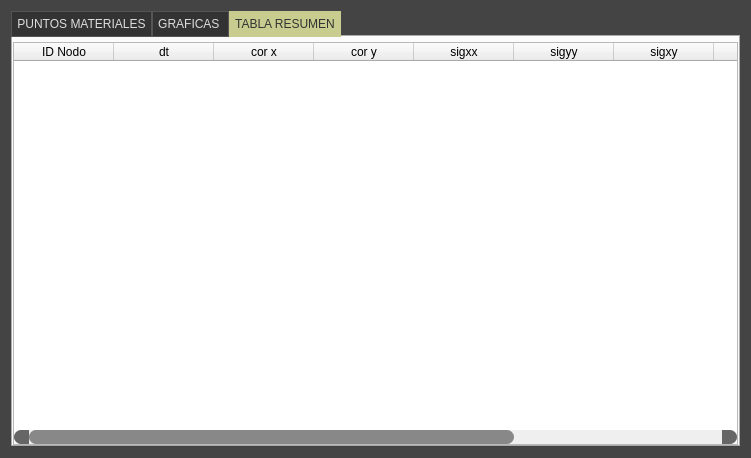
<?xml version="1.0" encoding="UTF-8"?>
<ui version="4.0">
 <class>FormResult</class>
 <widget class="QWidget" name="FormResult">
  <property name="geometry">
   <rect>
    <x>0</x>
    <y>0</y>
    <width>751</width>
    <height>458</height>
   </rect>
  </property>
  <property name="windowTitle">
   <string>Form</string>
  </property>
  <property name="styleSheet">
   <string notr="true">/*Colores primarios*/
/* 
gris oscuro #222222 #333333 #444444
gris claro #999999 #DDDDDD
verde claro #C8CC8E
vinotinto #742427
*/
/*Colores secundarios */
/* 
Azules #36C9C6 #00BDB9 #77ACA2
rojos #910D3F #C70039 #F94646
naranjas #D34E24 #F28123 #F7F052
*/

/* Funetes/*

/*
italic: font: italic 9pt &quot;Ubuntu&quot;;
regular: font: 9pt &quot;Ubuntu&quot;;
light: font: 300 9pt &quot;Ubuntu&quot;;
medium: font: 500 9pt &quot;Ubuntu&quot;;
bold: font: 700 9pt &quot;Ubuntu&quot;;
*/

/*
border-top-left-radius: 5px;
border-top-right-radius: 5px;
border-top-left-radius: 5px;
border-bottom-left-radius: 5px
border: none;
padding: 2px 0px;
*/


/****************************************************************************************************************************************************/



#FormResult{
background: #444444;
}

/*#################################################################*/
/*####################       FRAME HIDE       ###########################*/
/*#################################################################*/

QFrame#frame_hide{
background: transparent;
border-top-left-radius: 8px;
}
QFrame#frame_hide2{
background: #222222;
border-top-left-radius: 8px;
}
QToolButton#toolButton_hideShow{
background-color: transparent;
}



/*#################################################################*/
/*####################       FRAME boundary       ###########################*/
/*#################################################################*/
QFrame#frame_boundary{
background: transparent;
}
QFrame#frame_title{
background: #222222;
border-top-right-radius: 8px;
}
QLabel#label_cardBoundaryTitle{
font: 700 9pt &quot;Ubuntu&quot;;
color: #DDDDDD;
}
QFrame#frame_boundarySubTitle0,
QFrame#frame_boundarySubTitle1,
QFrame#frame_boundarySubTitle2,
QFrame#frame_boundarySubTitle3{
background: #222222;
border-radius:2px;
}



/*###########################################################################*/
/*################      FRAME MALLA REGULAR CUADRILÁTERO       ######################*/
/*###########################################################################*/













QToolButton#toolButton_cardBoundaryDraw7,
QToolButton#toolButton_cardBoundaryDraw5,
QToolButton#toolButton_cardBoundaryDraw6{
background-color: transparent;
border: 1px solid #222222;
border-radius: 3px;
margin-left: 4px;
}


QToolButton#toolButton_cardBoundaryDraw7:hover,
QToolButton#toolButton_cardBoundaryDraw5:hover, 
QToolButton#toolButton_cardBoundaryDraw6:hover{ 
background-color: #444444;
}
QToolButton#toolButton_cardBoundaryDraw7:pressed,
QToolButton#toolButton_cardBoundaryDraw5:pressed,
QToolButton#toolButton_cardBoundaryDraw6:pressed{
border-top: 2px solid #222222;
border-left: 2px solid #222222;
}  





/*###########################################################*/
/*###############          FRAME LISTA MALLAS         ##################*/
/*###########################################################*/

QScrollArea#scrollArea,
#verticalLayout_containerCardBoundary,
#scrollAreaWidgetContents{
background-color: transparent;
}


/*###########################################################*/
/*################                 FRAME MSN          #####################*/
/*###########################################################*/


QLabel#label_msn{
font: 500 10pt &quot;Ubuntu&quot;;
color: #333333;
}




/*######################      SCROLL BAR    VERTICAL  ############################*/

QScrollBar:vertical {    
	border: none;
    width: 14px;
	border-radius: 0px;
	margin: 15px 0px 15px 0px;
}



QScrollBar::handle:vertical {
    background-color: #888888;
    min-height: 14px;
	border-radius: 7px;
}
QScrollBar::handle:vertical:hover {
    background-color: #777777;
}
QScrollBar::handle:vertical:pressed {
    background-color: #666666;
}

/*TOP*/
QScrollBar::sub-line:vertical{
    background-color: #666666;
	border: none;
	border-top-left-radius: 7px;
	border-top-right-radius: 7px;
	height: 15px;
	subcontrol-position: top;
	subcontrol-origin: margin;
}


QScrollBar::sub-line:vertical:hover{
    background-color: #777777;
}
QScrollBar::sub-line:vertical:pressed{
    background-color: #666666;
}

/*BOTTON*/
QScrollBar::add-line:vertical{
    background-color: #444444;
	border: none;	
	border-bottom-left-radius: 7px;
	border-bottom-right-radius: 7px;
	height: 15px;
	subcontrol-position: bottom;
	subcontrol-origin: margin;
}


QScrollBar::add-line:vertical:hover{
    background-color: #777777;
}
QScrollBar::add-line:vertical:pressed{
   background-color: #666666;
}


QScrollBar::up-arrow:vertical,QScrollBar::down-arrow:vertical{
background: none;
}
QScrollBar::add-page:vertical,QScrollBar::sub-page:vertical{
background: none;
}


/*######################      SCROLL BAR    HORIZONTAL  ############################*/

QScrollBar:horizontal{
height: 14px;
border: none;
border-radius: 0px;
margin: 0px 15px 0px 15px;
}


/*Deslizador*/
QScrollBar::handle:horizontal {
    background-color: #888888;
	border-radius: 7px;
	min-width: 14px;
}
QScrollBar::handle:horizontal:hover {
    background-color: #777777;
}
QScrollBar::handle:horizontal:pressed {
    background-color: #666666;
}
  
QScrollBar::sub-line:horizontal{
background-color: #666666;
border: none;
border-top-left-radius: 7px;
border-bottom-left-radius: 7px;
width: 15px;
subcontrol-position: left;
subcontrol-origin: margin;
}


QScrollBar::sub-line:horizontal:hover{
    background-color: #777777;
}
QScrollBar::sub-line:horizontal:pressed{
    background-color: #666666;
}

QScrollBar::add-line:horizontal{
    background-color: #666666;
	border: none;	
	border-top-right-radius: 7px;
	border-bottom-right-radius: 7px;
	width: 15px;
	subcontrol-position: right;
	subcontrol-origin: margin;
}

QScrollBar::add-line:horizontal:hover{
    background-color: #777777;
}QScrollBar::add-line:vertical:pressed{
    background-color: #666666;
}


QScrollBar::up-arrow:horizontal,QScrollBar::down-arrow:horizontal{
background: none;
}
QScrollBar::add-page:horizontal,QScrollBar::sub-page:horizontal{
background: none;
}






QDoubleSpinBox[QDoubleSpinBoxStyle=&quot;1&quot;]{
font: 9pt &quot;Ubuntu&quot;;
color: #DDDDDD;
background-color: #444444;
border-radius: 2px ;
padding-right: 6px;
padding-left: 6px;

}

/*◘◘◘◘◘◘◘◘◘◘◘◘◘◘◘◘◘◘           QPushButtonStyle           ◘◘◘◘◘◘◘◘◘◘◘◘◘◘◘◘◘◘◘◘◘◘◘*/





/*******************************************/
QPushButton[QPushButtonStyle=&quot;1&quot;]{
font: 500 10pt &quot;Ubuntu&quot;;
color: #222222;
background-color: #77ACA2;
border: none;
padding: 6px 25px;
border-radius: 6px ;
}
QPushButton[QPushButtonStyle=&quot;1&quot;]:hover{
background-color: #36C9C6;
}


/*****************************************/
QPushButton[QPushButtonStyle=&quot;2&quot;]{
font: 500 10pt &quot;Ubuntu&quot;;
color: #DDDDDD;
background-color: #910D3F;
border: none;
padding: 6px 5px;
border-radius: 6px ;
}
QPushButton[QPushButtonStyle=&quot;2&quot;]:hover{
background-color: #C70039;
}

/*****************************************/
QPushButton[QPushButtonStyle=&quot;3&quot;]{
font: 500 10pt &quot;Ubuntu&quot;;
color: #333;
background-color: #aaa;
border: none;
padding: 6px 5px;
border-radius: 6px ;
}
QPushButton[QPushButtonStyle=&quot;3&quot;]:hover{
background-color: #ddd;
}









/*◘◘◘◘◘◘◘◘◘◘◘◘◘◘◘◘◘◘           QToolButton           ◘◘◘◘◘◘◘◘◘◘◘◘◘◘◘◘◘◘◘◘◘◘◘*/



QToolButton[QToolButtonStyle=&quot;0&quot;]{
background-color: transparent;
border: 1px solid #222222;
border-radius: 3px;
margin-left: 1px;
}

QToolButton[QToolButtonStyle=&quot;0&quot;]:hover{ 
background-color: #444444;
}

QToolButton[QToolButtonStyle=&quot;0&quot;]:pressed{
border-top: 2px solid #222222;
border-left: 2px solid #222222;
}  


QToolButton[QToolButtonStyle=&quot;1&quot;]{
background-color: transparent;
border: 1px solid #222222;
border-radius: 3px;
margin-left: 4px;
}

QToolButton[QToolButtonStyle=&quot;1&quot;]:hover{ 
background-color: #444444;
}

QToolButton[QToolButtonStyle=&quot;1&quot;]:pressed{
border-top: 2px solid #222222;
border-left: 2px solid #222222;
}  


QToolButton[QToolButtonStyle=&quot;4&quot;]{

background-color: #77ACA2;
border: 1px solid #222222;
border-radius: 3px;
margin-left: 4px;
}

QToolButton[QToolButtonStyle=&quot;4&quot;]:hover{ 
background-color: #444444;
}

QToolButton[QToolButtonStyle=&quot;4&quot;]:pressed{
border-top: 2px solid #222222;
border-left: 2px solid #222222;
}  






/*******************************************/
QToolButton[QToolButtonStyle=&quot;2&quot;]{
font: 500 10pt &quot;Ubuntu&quot;;
color: #222222;
background-color: #77ACA2;
border: none;
padding: 6px 25px;
border-radius: 8px ;
}
QToolButton[QToolButtonStyle=&quot;2&quot;]:hover{
background-color: #36C9C6;
}


/*****************************************/
QToolButton[QToolButtonStyle=&quot;3&quot;]{
font: 500 10pt &quot;Ubuntu&quot;;
color: #DDDDDD;
background-color: #910D3F;
border: none;
padding: 6px 5px;
border-radius: 8px ;
}
QToolButton[QToolButtonStyle=&quot;3&quot;]:hover{
background-color: #C70039;
}




/* 
Azules #36C9C6 #00BDB9 #77ACA2
rojos #910D3F #C70039 #F94646
naranjas #D34E24 #F28123 #F7F052
*/
/*******************************************/
QToolButton[QToolButtonStyle=&quot;5&quot;],
QToolButton[QToolButtonStyle=&quot;6&quot;],
QToolButton[QToolButtonStyle=&quot;7&quot;],
QToolButton[QToolButtonStyle=&quot;8&quot;] {
    font: 500 10pt &quot;Ubuntu&quot;;    
    padding: 4px 20px;
	border: 2px solid #C8CC8E;
    
}

QToolButton[QToolButtonStyle=&quot;5&quot;] {
    background-color: transparent;    
	border-top-left-radius: 10px;
	border-top-right-radius: 0px;
	border-bottom-right-radius: 0px;
	border-bottom-left-radius: 10px;
	color: #DDDDDD;
}

QToolButton[QToolButtonStyle=&quot;6&quot;] {
    background-color: #C8CC8E;
	border-top-left-radius: 10px;
	border-top-right-radius: 0px;
	border-bottom-right-radius: 0px;
	border-bottom-left-radius: 10px;
	color: #222222;
}

QToolButton[QToolButtonStyle=&quot;7&quot;] {
    background-color: transparent;
	border-top-left-radius: 0px;
	border-top-right-radius: 10px;
	border-bottom-right-radius: 10px;
	border-bottom-left-radius: 0px;
	color: #DDDDDD;
}

QToolButton[QToolButtonStyle=&quot;8&quot;] {
    background-color: #C8CC8E;
	border-top-left-radius: 0px;
	border-top-right-radius: 10px;
	border-bottom-right-radius: 10px;
	border-bottom-left-radius: 0px;
	color: #222222;
}




/*◘◘◘◘◘◘◘◘◘◘◘◘◘◘◘◘◘◘           QLineEdit           ◘◘◘◘◘◘◘◘◘◘◘◘◘◘◘◘◘◘◘◘◘◘◘*/




QLineEdit[QLineEditStyle=&quot;1&quot;]{
font: 9pt &quot;Ubuntu&quot;;
color: #DDDDDD;
background-color: #444444;
border-radius: 2px ;
padding-right: 6px;
padding-left: 6px;

}

QLineEdit[QLineEditStyle='1']::placeholder { color: #FF0000; }
QLineEdit[QLineEditStyle=&quot;1&quot;]::placeholder{
color: #777777;

}

QLineEdit[QLineEditStyle=&quot;2&quot;]{
font: 9pt &quot;Ubuntu&quot;;
color: #DDDDDD;
background-color: #333333;
border: 1px solid #444444;
border-radius: 2px ;
padding-right: 6px;
padding-left: 6px;

}



QLineEdit#lineEdit_textBoundary3{
font: 7pt &quot;Ubuntu&quot;;
color: #DDDDDD;
background-color: #333333;
border: 1px solid #444444;
border-radius: 2px ;
padding-right: 2px;
padding-left: 2px;

}


/*
QLineEdit#lineEdit_textMesh3,
QLineEdit#lineEdit_textMesh5{
color: #888888;
}
*/


/*◘◘◘◘◘◘◘◘◘◘◘◘◘◘◘◘◘◘           QFrame          ◘◘◘◘◘◘◘◘◘◘◘◘◘◘◘◘◘◘◘◘◘◘◘*/

QFrame[QFrameSubTitleStyle=&quot;1&quot;] {
background: #222222;
border-radius:2px;
}

QFrame[QFrameStyle=&quot;1&quot;] {
background: #333333;
border-radius:2px;
}


QFrame[QFrameStyle=&quot;2&quot;] {
background: #eee;
border-radius:10px;
border: 1px solid #808080;
padding: 5px;
margin: 5px;
}

/*◘◘◘◘◘◘◘◘◘◘◘◘◘◘◘◘◘◘           QTableWidget          ◘◘◘◘◘◘◘◘◘◘◘◘◘◘◘◘◘◘◘◘◘◘◘*/



QTableWidget[QTableWidgetStyle=&quot;1&quot;] {
background: #eee;
border-radius:10px;
border: 1px solid #808080;
padding: 5px;
margin: 5px;
color: #333;
font:  9pt &quot;Ubuntu&quot;;
}







/*◘◘◘◘◘◘◘◘◘◘◘◘◘◘◘◘◘◘           QToolButton           ◘◘◘◘◘◘◘◘◘◘◘◘◘◘◘◘◘◘◘◘◘◘◘*/

QToolButton[QToolButtonSubTitleStyle=&quot;1&quot;] {
background-color: transparent;
}





/*◘◘◘◘◘◘◘◘◘◘◘◘◘◘◘◘◘◘           QLabel           ◘◘◘◘◘◘◘◘◘◘◘◘◘◘◘◘◘◘◘◘◘◘◘*/

QLabel[QLabelStyle=&quot;1&quot;] {
font: 700 9pt &quot;Ubuntu&quot;;
color: #DDDDDD;
}

QLabel[QLabelStyle=&quot;2&quot;] {
font: 500 9pt &quot;Ubuntu&quot;;
color: #DDDDDD;
}

QLabel[QLabelStyle=&quot;3&quot;] {
font: 300 9pt &quot;Ubuntu&quot;;
color: #DDDDDD;
}




/*◘◘◘◘◘◘◘◘◘◘◘◘◘◘◘◘◘◘           QComboBox            ◘◘◘◘◘◘◘◘◘◘◘◘◘◘◘◘◘◘◘◘◘◘◘*/
QComboBox[QComboBoxStyle=&quot;1&quot;] {
    border: none;
    background-color: #444444;
	color: #DDDDDD;
    border-radius: 2px;
    padding: 5px;
	font:  9pt &quot;Ubuntu&quot;;
    selection-background-color: #808080;
}
QComboBox[QComboBoxStyle=&quot;1&quot;] QAbstractItemView {
    border: none;
    background-color: #404040;
    color: white;
    selection-background-color: #808080;
    font: 700 9pt &quot;Ubuntu&quot;;
}




/*◘◘◘◘◘◘◘◘◘◘◘◘◘◘◘◘◘◘           QCheckBox            ◘◘◘◘◘◘◘◘◘◘◘◘◘◘◘◘◘◘◘◘◘◘◘*/
QCheckBox[QCheckBoxStyle=&quot;1&quot;] {
    
    background-color: #444444;
	color: #DDDDDD;
    padding: 5px;
	font:  9pt &quot;Ubuntu&quot;;
    selection-background-color: #808080;
}

QCheckBox[QCheckBoxStyle=&quot;1&quot;]::indicator {
    background-color: transparent;
    border: 1px solid #808080;
	border-radius: 3px;
}

QCheckBox[QCheckBoxStyle=&quot;1&quot;]::indicator:checked {
    background-color: #F94646;
    border: none;
	 border-radius: 3px;
}


/*◘◘◘◘◘◘◘◘◘◘◘◘◘◘◘◘◘◘           QTabWidget            ◘◘◘◘◘◘◘◘◘◘◘◘◘◘◘◘◘◘◘◘◘◘◘*/


QTabWidget[QTabWidgetStyle=&quot;1&quot;] {
background: #333;
border-radius:10px;
border: 1px solid #808080;
padding: 5px;
margin: 5px;
color: #DDDDDD;
font:  300 9pt &quot;Ubuntu&quot;;
}


QTabWidget[QTabWidgetStyle=&quot;1&quot;]::pane {
background: #333;
border: 1px solid #808080;
color: #DDDDDD;
}

QTabBar {
background: #333;
border: none;
}

QTabBar::tab {
background: #333;
border: 1px solid #555;
color: #DDDDDD;
padding: 5px;
}

QTabBar::tab:selected {
background: #C8CC8E;
border: 1px solid #C8CC8E;
padding: 5px;
color: #333;
font: 500 9pt &quot;Ubuntu&quot;;
}

QTabBar::tab:hover {
background: #77ACA2;
color: #333;
}



/*◘◘◘◘◘◘◘◘◘◘◘◘◘◘◘◘◘◘           QScrollArea            ◘◘◘◘◘◘◘◘◘◘◘◘◘◘◘◘◘◘◘◘◘◘◘*/

QScrollArea{
border-radius:10px;
border: 1px solid #666;
}

/* 
gris oscuro #222222 #333333 #444444
gris claro #999999 #DDDDDD
verde claro #C8CC8E
vinotinto #742427
*/
/*Colores secundarios */
/* 
Azules #36C9C6 #00BDB9 #77ACA2
rojos #910D3F #C70039 #F94646
naranjas #D34E24 #F28123 #F7F052
*/
</string>
  </property>
  <layout class="QVBoxLayout" name="verticalLayout">
   <item>
    <layout class="QHBoxLayout" name="horizontalLayout_result">
     <item>
      <widget class="QTabWidget" name="tabWidget">
       <property name="tabPosition">
        <enum>QTabWidget::North</enum>
       </property>
       <property name="tabShape">
        <enum>QTabWidget::Rounded</enum>
       </property>
       <property name="currentIndex">
        <number>2</number>
       </property>
       <property name="usesScrollButtons">
        <bool>false</bool>
       </property>
       <property name="documentMode">
        <bool>false</bool>
       </property>
       <property name="tabsClosable">
        <bool>false</bool>
       </property>
       <property name="movable">
        <bool>false</bool>
       </property>
       <property name="QTabWidgetStyle" stdset="0">
        <number>1</number>
       </property>
       <widget class="QWidget" name="tab_1">
        <property name="QTabBarStyle" stdset="0">
         <number>1</number>
        </property>
        <attribute name="icon">
         <iconset>
          <normaloff>../resources/iconos/icono_result/view_points.svg</normaloff>../resources/iconos/icono_result/view_points.svg</iconset>
        </attribute>
        <attribute name="title">
         <string>PUNTOS MATERIALES</string>
        </attribute>
        <layout class="QGridLayout" name="gridLayout_2">
         <property name="leftMargin">
          <number>0</number>
         </property>
         <property name="topMargin">
          <number>0</number>
         </property>
         <property name="rightMargin">
          <number>0</number>
         </property>
         <property name="bottomMargin">
          <number>0</number>
         </property>
         <property name="spacing">
          <number>0</number>
         </property>
         <item row="0" column="0">
          <widget class="QFrame" name="frame">
           <property name="frameShape">
            <enum>QFrame::StyledPanel</enum>
           </property>
           <property name="frameShadow">
            <enum>QFrame::Raised</enum>
           </property>
           <property name="QFrameStyle" stdset="0">
            <number>1</number>
           </property>
           <layout class="QVBoxLayout" name="verticalLayout_4">
            <property name="spacing">
             <number>0</number>
            </property>
            <property name="leftMargin">
             <number>0</number>
            </property>
            <property name="topMargin">
             <number>0</number>
            </property>
            <property name="rightMargin">
             <number>0</number>
            </property>
            <property name="bottomMargin">
             <number>0</number>
            </property>
            <item>
             <widget class="QFrame" name="frame_pointMaterial">
              <property name="frameShape">
               <enum>QFrame::StyledPanel</enum>
              </property>
              <property name="frameShadow">
               <enum>QFrame::Raised</enum>
              </property>
              <property name="QFrameStyle" stdset="0">
               <number>0</number>
              </property>
              <layout class="QHBoxLayout" name="horizontalLayout_8">
               <property name="spacing">
                <number>0</number>
               </property>
               <property name="leftMargin">
                <number>0</number>
               </property>
               <property name="topMargin">
                <number>0</number>
               </property>
               <property name="rightMargin">
                <number>0</number>
               </property>
               <property name="bottomMargin">
                <number>0</number>
               </property>
               <item>
                <layout class="QVBoxLayout" name="verticalLayout_pointMaterial">
                 <property name="spacing">
                  <number>0</number>
                 </property>
                 <property name="leftMargin">
                  <number>0</number>
                 </property>
                 <property name="topMargin">
                  <number>0</number>
                 </property>
                 <property name="rightMargin">
                  <number>0</number>
                 </property>
                 <property name="bottomMargin">
                  <number>0</number>
                 </property>
                </layout>
               </item>
              </layout>
             </widget>
            </item>
           </layout>
          </widget>
         </item>
        </layout>
       </widget>
       <widget class="QWidget" name="tab_2">
        <property name="QTabBarStyle" stdset="0">
         <number>1</number>
        </property>
        <attribute name="icon">
         <iconset>
          <normaloff>../resources/iconos/icono_result/view_graphics.svg</normaloff>../resources/iconos/icono_result/view_graphics.svg</iconset>
        </attribute>
        <attribute name="title">
         <string>GRAFICAS </string>
        </attribute>
        <layout class="QGridLayout" name="gridLayout_3">
         <property name="leftMargin">
          <number>0</number>
         </property>
         <property name="topMargin">
          <number>0</number>
         </property>
         <property name="rightMargin">
          <number>0</number>
         </property>
         <property name="bottomMargin">
          <number>0</number>
         </property>
         <property name="spacing">
          <number>0</number>
         </property>
         <item row="0" column="0">
          <widget class="QFrame" name="frame_4">
           <property name="frameShape">
            <enum>QFrame::StyledPanel</enum>
           </property>
           <property name="frameShadow">
            <enum>QFrame::Raised</enum>
           </property>
           <property name="QFrameStyle" stdset="0">
            <number>1</number>
           </property>
           <layout class="QVBoxLayout" name="verticalLayout_5">
            <property name="spacing">
             <number>0</number>
            </property>
            <property name="leftMargin">
             <number>0</number>
            </property>
            <property name="topMargin">
             <number>0</number>
            </property>
            <property name="rightMargin">
             <number>0</number>
            </property>
            <property name="bottomMargin">
             <number>0</number>
            </property>
            <item>
             <widget class="QFrame" name="frame_6">
              <property name="frameShape">
               <enum>QFrame::StyledPanel</enum>
              </property>
              <property name="frameShadow">
               <enum>QFrame::Raised</enum>
              </property>
              <layout class="QHBoxLayout" name="horizontalLayout_7">
               <property name="spacing">
                <number>5</number>
               </property>
               <property name="leftMargin">
                <number>5</number>
               </property>
               <property name="topMargin">
                <number>5</number>
               </property>
               <property name="rightMargin">
                <number>5</number>
               </property>
               <property name="bottomMargin">
                <number>5</number>
               </property>
               <item>
                <widget class="QFrame" name="frame_chart">
                 <property name="frameShape">
                  <enum>QFrame::StyledPanel</enum>
                 </property>
                 <property name="frameShadow">
                  <enum>QFrame::Raised</enum>
                 </property>
                 <property name="QFrameStyle" stdset="0">
                  <number>2</number>
                 </property>
                 <layout class="QHBoxLayout" name="horizontalLayout_5">
                  <property name="spacing">
                   <number>0</number>
                  </property>
                  <property name="leftMargin">
                   <number>0</number>
                  </property>
                  <property name="topMargin">
                   <number>0</number>
                  </property>
                  <property name="rightMargin">
                   <number>0</number>
                  </property>
                  <property name="bottomMargin">
                   <number>0</number>
                  </property>
                  <item>
                   <layout class="QVBoxLayout" name="verticalLayout_chart">
                    <property name="spacing">
                     <number>0</number>
                    </property>
                   </layout>
                  </item>
                 </layout>
                </widget>
               </item>
              </layout>
             </widget>
            </item>
           </layout>
          </widget>
         </item>
        </layout>
       </widget>
       <widget class="QWidget" name="tab_3">
        <property name="QTabBarStyle" stdset="0">
         <number>1</number>
        </property>
        <attribute name="icon">
         <iconset>
          <normaloff>../resources/iconos/icono_result/view_board.svg</normaloff>../resources/iconos/icono_result/view_board.svg</iconset>
        </attribute>
        <attribute name="title">
         <string>TABLA RESUMEN</string>
        </attribute>
        <layout class="QVBoxLayout" name="verticalLayout_3">
         <property name="spacing">
          <number>0</number>
         </property>
         <property name="leftMargin">
          <number>0</number>
         </property>
         <property name="topMargin">
          <number>0</number>
         </property>
         <property name="rightMargin">
          <number>0</number>
         </property>
         <property name="bottomMargin">
          <number>0</number>
         </property>
         <item>
          <layout class="QHBoxLayout" name="horizontalLayout_9">
           <property name="spacing">
            <number>8</number>
           </property>
           <property name="leftMargin">
            <number>10</number>
           </property>
           <property name="topMargin">
            <number>5</number>
           </property>
           <property name="rightMargin">
            <number>10</number>
           </property>
           <property name="bottomMargin">
            <number>0</number>
           </property>
          </layout>
         </item>
         <item>
          <widget class="QTableWidget" name="tableWidget_tableResult">
           <property name="toolTip">
            <string/>
           </property>
           <property name="editTriggers">
            <set>QAbstractItemView::NoEditTriggers</set>
           </property>
           <property name="alternatingRowColors">
            <bool>true</bool>
           </property>
           <property name="selectionMode">
            <enum>QAbstractItemView::ContiguousSelection</enum>
           </property>
           <property name="rowCount">
            <number>0</number>
           </property>
           <property name="columnCount">
            <number>10</number>
           </property>
           <property name="QTableWidgetStyle" stdset="0">
            <number>1</number>
           </property>
           <attribute name="horizontalHeaderCascadingSectionResizes">
            <bool>false</bool>
           </attribute>
           <attribute name="horizontalHeaderShowSortIndicator" stdset="0">
            <bool>false</bool>
           </attribute>
           <attribute name="horizontalHeaderStretchLastSection">
            <bool>true</bool>
           </attribute>
           <attribute name="verticalHeaderVisible">
            <bool>false</bool>
           </attribute>
           <column>
            <property name="text">
             <string>ID Nodo</string>
            </property>
           </column>
           <column>
            <property name="text">
             <string>dt</string>
            </property>
           </column>
           <column>
            <property name="text">
             <string>cor x</string>
            </property>
           </column>
           <column>
            <property name="text">
             <string>cor y</string>
            </property>
           </column>
           <column>
            <property name="text">
             <string>sigxx</string>
            </property>
           </column>
           <column>
            <property name="text">
             <string>sigyy</string>
            </property>
           </column>
           <column>
            <property name="text">
             <string>sigxy</string>
            </property>
           </column>
           <column>
            <property name="text">
             <string>epsxx</string>
            </property>
           </column>
           <column>
            <property name="text">
             <string>epsyy</string>
            </property>
           </column>
           <column>
            <property name="text">
             <string>epsxy</string>
            </property>
           </column>
          </widget>
         </item>
        </layout>
       </widget>
      </widget>
     </item>
    </layout>
   </item>
  </layout>
 </widget>
 <resources/>
 <connections/>
</ui>
